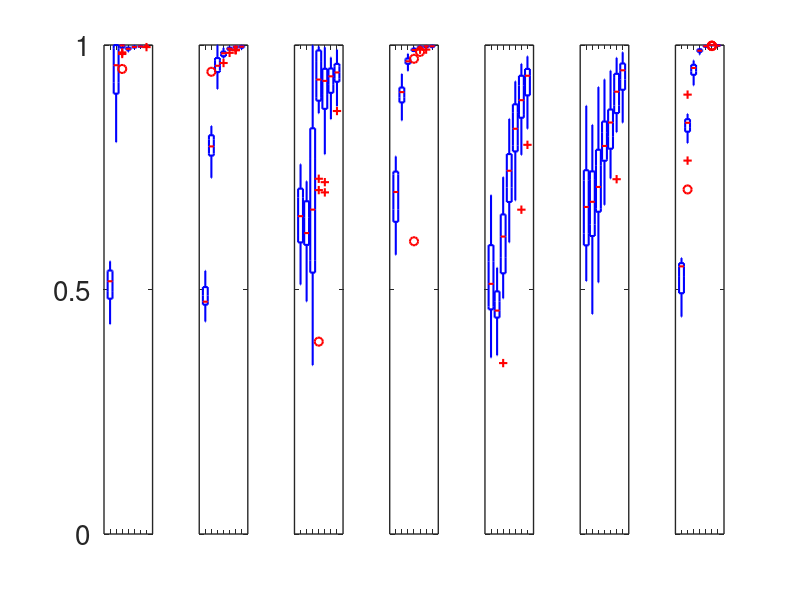

MATLAB code to generate this figure:
%% Boxplots
figure
load('LMW_3D_inh_asymm_v3.mat')
for i=1:7
    subplot(1,7,i)
    if i==1
        boxplot(LMW(:,:,i),'Labels',{'','','','','','',''},'whisker',2)
        tickval=get(gca,'YTick');
        ticklabel=get(gca,'YTickLabel');
        set(gca,'YTick',[0 0.5 1])
        set(gca,'YTickLabel',[0 0.5 1])
    else
        boxplot(LMW(:,:,i),'Labels',{'','','','','','',''})
        set(gca,'YTick',[0 0.5 1])
        set(gca,'YTickLabel',[])
    end
    set(gca,'LineWidth',1)
    ylim([0 1])
    set(gca, 'FontSize',20)
    set(findobj(gca,'type','line'),'linew',1.5)
end

set(gcf,'Color','w');
% export_fig('Fig_asymm_3D_inh','-pdf','-q101');